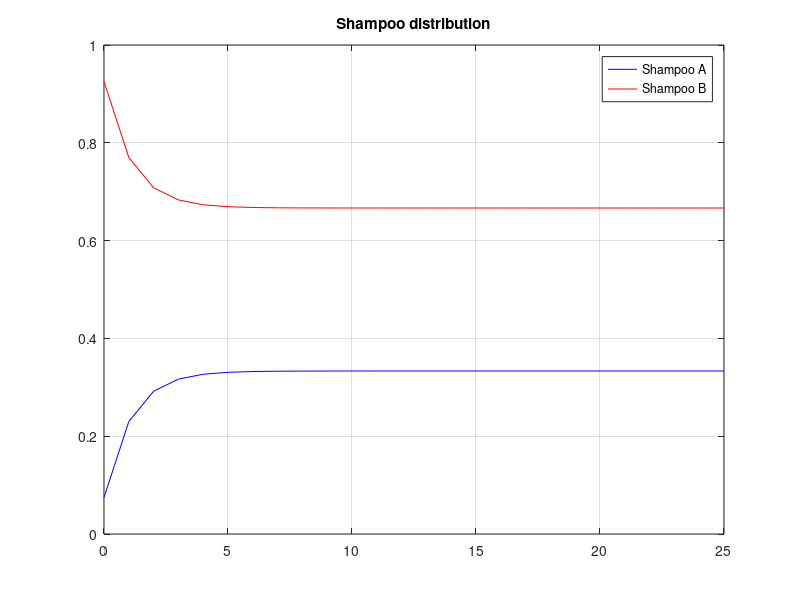

This chart was generated by the following MATLAB code:
clear
clc

P = [0.6, 0.4;
     0.2, 0.8];

Total_Gen_No = 25;
random = rand(1);
initial = [random, 1-random];

gens = 1:Total_Gen_No;
Vec_current = initial;
Vec_all = initial;
for i = gens
    Vec_current = Vec_current*P;
    Vec_all = [Vec_all; Vec_current];
end

gens = [0, gens];

figure
plot(gens, Vec_all(:, 1), 'b'), grid on, hold on
plot(gens, Vec_all(:, 2), 'r'), grid on, hold on
xlim([0,Total_Gen_No])
ylim([0,1])
legend('Shampoo A', 'Shampoo B')
title('Shampoo distribution')

if abs(Vec_all(end, 1) - Vec_all(end-1, 1)) < 1e-7
    A_stationary_distribution = Vec_all(end, 1)
    B_stationary_distribution = Vec_all(end, 2)
end